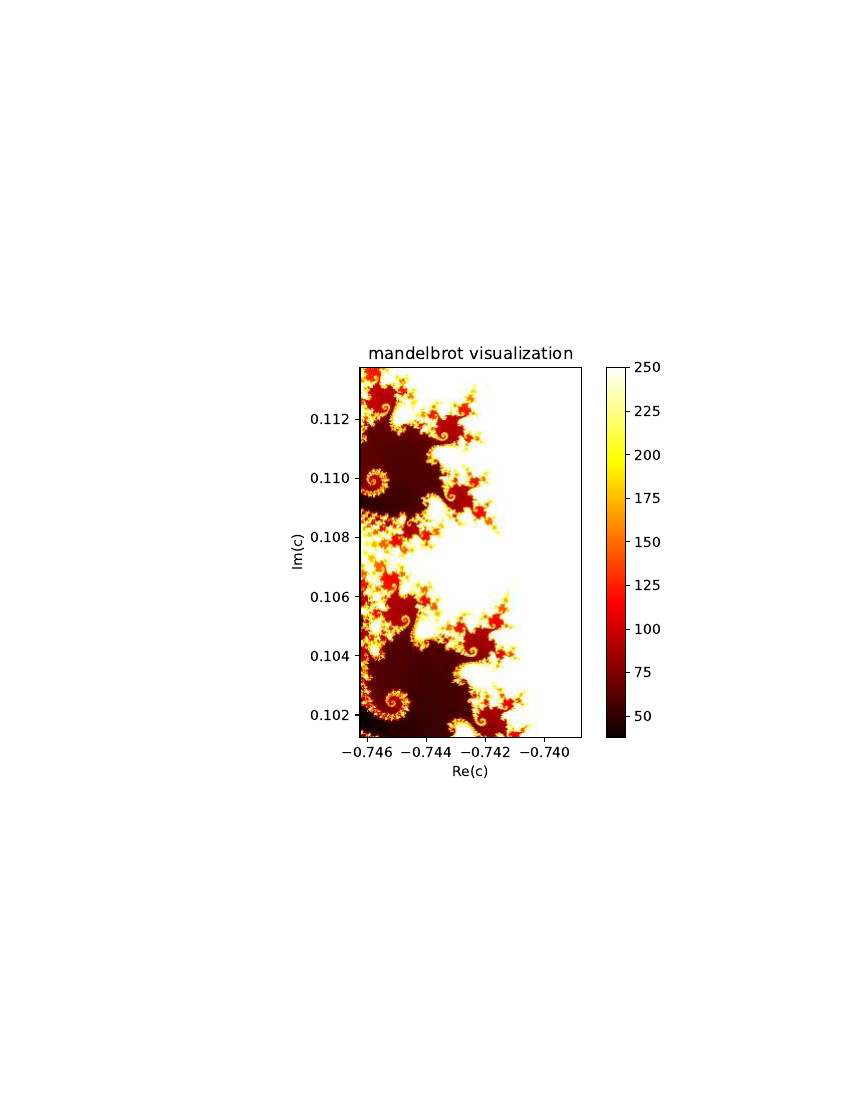

Recreate this plot in Python.
#!/usr/bin/env python3
#before I begin, I want to say that first I will plot the mandelbrot via pyplot and then make a ps file with the exact scaling (image) of the part that I zoomed in the pyplot.

import numpy as np
import matplotlib.pyplot as plt

#function of mandelbrot

def mandelbrot(c, max_iter):
	z = 0
	for n in range(max_iter):
		if abs(z) > 2:
			return n
		z = z*z +c
	return max_iter

def mandelbrotset(xmin, xmax, ymin,ymax, width, height, max_iter):
	x = np.linspace(xmin,xmax, width)
	y = np.linspace(ymin, ymax, height)
	mset = np.zeros((height,width))
	
	for i in range(height):
		for j in range(width):
			c = complex(x[j],y[i])
			mset[i,j] = mandelbrot(c, max_iter)
	return mset

width, height = 512, 384
max_iter = 250
xmin, xmax, ymin, ymax = -0.74625,-0.73875,0.10125,0.11375

#Telling progress

print("Generating Mandelbrot: ")
print(f"Re axis: [{xmin},{xmax}] (range: {xmax - xmin})")
print(f"Im axis: [{ymin},{ymax}] (range: {ymax - ymin})")
print(f"Grid: {width}x{height}, Max iterations: {max_iter}\n")

#Generate and display
mandelbrot_image = mandelbrotset(xmin,xmax,ymin,ymax,width,height,max_iter)
plt.imshow(mandelbrot_image, extent=[xmin,xmax,ymin,ymax], cmap = 'hot')
plt.colorbar()
plt.title('mandelbrot visualization')
plt.xlabel('Re(c)')
plt.ylabel('Im(c)')
plt.savefig("p5_hw5.ps")
plt.show()



